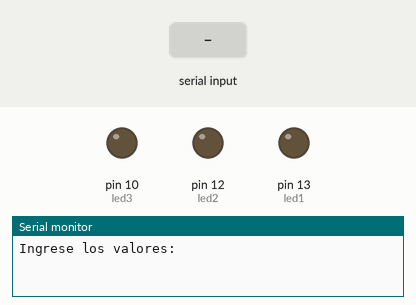
This sketch was run on a simulated Arduino Uno, built with avr-gcc and run on an emulated ATmega328P. On the bench: output pins drawn as LEDs (lit = HIGH), the last lines printed to the serial monitor. Inputs (shaded band) come from the test bench.

Above: at 1.2 s.
1.3 s: "1" received over Serial
At 3.5 s:
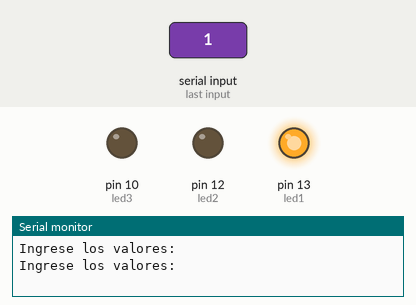
3.8 s: "0" received over Serial
At 5.3 s:
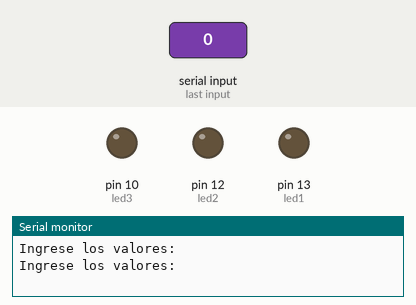
Timing chart, 0 to 6.8 s (numbered marks = the images above; inputs shaded):
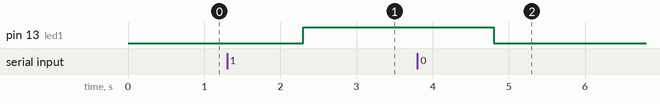

Measured:
- after the input at 1.3 s, pin 13 (led1): LOW → HIGH after 1.0 s
- after the input at 3.8 s, pin 13 (led1): HIGH → LOW after 1.0 s

The sketch:

Practica2_1_2202.ino
```cpp
// C++ code
//

/*
Tu abuelito tiene un cultivo de grandes y verdes lechugas, este cultivo tiene 3 aspersores de agua
y tu abuelito quiere prender estos aspersores desde su computador solo escribiendo unos valores
por teclado, los aspersores tienen un estado digital (Valor 0 es apagado y valor 1 es prendido).
Debes realizar un programa que lea una cadena de tres valores, para este ejercicio
los aspersores los vamos a simular con tres LED 1, 2 y 3 por ejemplo:
Si tu abuelito escribe 000 : Todos los aspersores de agua deben estar apagados
Si tu abuelito escribe 101 : El aspersor 1 y 3 se prenden pero el dos debe estar apagado
Si tu abuelito escribe 001 : El aspersor 1 y 2 se apagan pero el tres debe estar prendido
*/


String valores = "";
int led1 = 13;
int led2 = 12;
int led3 = 10;
void setup()
{
  pinMode(led1,OUTPUT);
  pinMode(led2,OUTPUT);
  pinMode(led3,OUTPUT);
  Serial.begin(9600);
}

void loop()
{
  Serial.println("Ingrese los valores: ");
  while(Serial.available()==0){}
  valores = Serial.readString();
  if(valores[0] == '1'){
    digitalWrite(led1,HIGH);
  }
  else{
  	digitalWrite(led1,LOW);
  }

  if(valores[1] == '1'){
    digitalWrite(led2,HIGH);
  }
  else{
  	digitalWrite(led2,LOW);
  }

  if(valores[2] == '1'){
    digitalWrite(led3,HIGH);
  }
  else{
  	digitalWrite(led3,LOW);
  }
  delay(1000);
}
```
